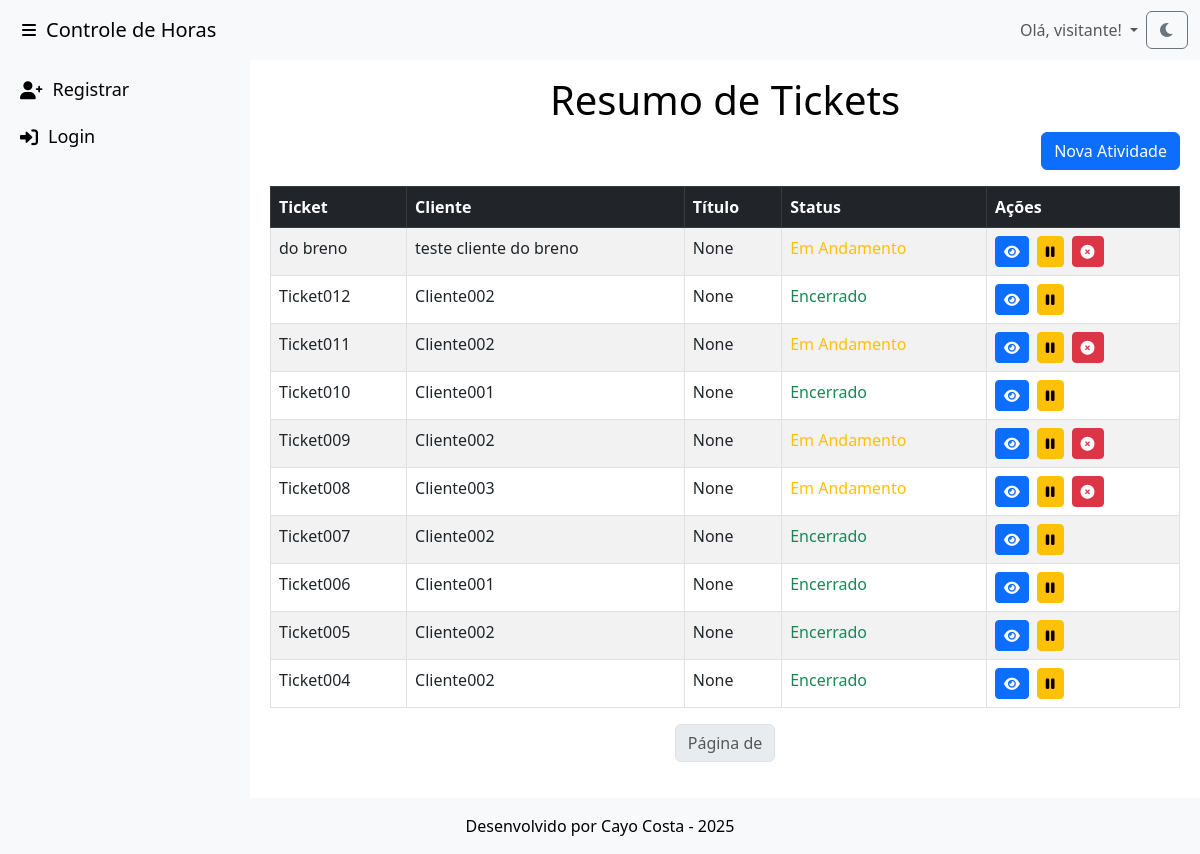
The page / on the database its author committed.
### registro_horas/models.py (models this page shows, shortened)
class BaseModel(models.Model):
    id = models.UUIDField(primary_key=True, default=uuid.uuid4, editable=False)
    ativo = models.BooleanField(default=True)
    data_de_criacao = models.DateTimeField(auto_now_add=True)
    data_de_modificacao = models.DateTimeField(auto_now=True)
    class Meta:
        abstract = True  # Define que esta classe será uma base abstrata

class Registro(BaseModel):
    data_de_inicio = models.DateField()
    hora_de_inicio = models.TimeField()
    hora_de_termino = models.TimeField(null=True, blank=True)
    horas_utilizadas = models.FloatField(null=True, blank=True)  # Altera para Float para armazenar horas como número
    hora_de_pausa = models.TimeField(blank=True, null=True)
    tempo_pausado = models.DurationField(default=timedelta(0))  # Acumula tempo de pausas
    ticket = models.CharField(max_length=255, null=True, blank=True)
    cliente = models.CharField(max_length=255, null=True, blank=True)
    titulo = models.CharField(max_length=255, null=True, blank=True)
    descricao = models.TextField(null=True, blank=True)
    class Meta:
        ordering = ['-data_de_inicio', '-hora_de_inicio']  # Ordena por data e hora de início, mais recentes primeiro

### registro_horas/views.py (the view)
# urls.py: path('', IndexView.as_view(), name='index'),
class IndexView(ListView):
    model = Registro
    template_name = 'index.html'
    context_object_name = 'page_obj'
    paginate_by = 10
    def get_queryset(self):
        return Registro.objects.order_by('-data_de_inicio', '-hora_de_inicio')

### registro_horas/templates/index.html (shortened to what this page needs)
{% extends "_base.html" %}
{% block content %}
    <h1 class="text-center">Resumo de Tickets</h1>
    <div class="text-end mb-3">
        <a href="{% url 'registrar' %}" class="btn btn-primary">Nova Atividade</a>
    </div>
    <table class="table table-bordered table-striped">
        <thead class="table-dark">
            <tr>
                <th>Ticket</th>
                <th>Cliente</th>
                <th>Título</th>
                <th>Status</th>
                <th>Ações</th>
            </tr>
        </thead>
        <tbody>
            {% for ticket in page_obj %}
                <tr>
                    <td>{{ ticket.ticket }}</td>
                    <td>{{ ticket.cliente }}</td>
                    <td>{{ ticket.titulo }}</td>
                    <td>
                        {% if not ticket.hora_de_termino %}
                            <span class="text-warning">Em Andamento</span>
                        {% else %}
                            <span class="text-success">Encerrado</span>
                        {% endif %}
                    </td>
                    <td>
                        <div class="d-flex gap-2">
                            <a href="{% url 'visualizar' ticket.id %}" class="btn btn-primary btn-sm" title="Visualizar">
                                <i class="fas fa-eye"></i>
                            </a>
                            <a href="{% url 'visualizar' ticket.id %}" class="btn btn-warning btn-sm" title="Visualizar">
                                <i class="fas fa-pause"></i>
                            </a>
                            {% if not ticket.hora_de_termino %}
                                <a href="{% url 'encerrar' ticket.id %}" class="btn btn-danger btn-sm" title="Encerrar">
                                    <i class="fas fa-times-circle"></i>
                                </a>
                            {% endif %}
                        </div>
                    </td>
                </tr>
            {% empty %}
                <tr>
                    <td colspan="5" class="text-center">Nenhum ticket registrado.</td>
                </tr>
            {% endfor %}
        </tbody>
    </table>
    <nav>
        <ul class="pagination justify-content-center">
            <li class="page-item disabled">
                <span class="page-link">Página {{ page_obj.number }} de {{ page_obj.paginator.num_pages }}</span>
            </li>
        </ul>
    </nav>
{% endblock %}

### app/template/_base.html (shortened to what this page needs)
{% load static %}
<!DOCTYPE html>
<html lang="en">
<head>
    <link href="https://cdn.jsdelivr.net/npm/bootstrap@5.3.0/dist/css/bootstrap.min.css" rel="stylesheet">
    <link href="https://cdnjs.cloudflare.com/ajax/libs/font-awesome/6.0.0-beta3/css/all.min.css" rel="stylesheet">
    <link rel="stylesheet" href="{% static 'css/style.css' %}">
</head>
<body>
    {% include '_menu.html' %}
    <div id="content">
        {% block content %}{% endblock %}
    </div>
    {% include '_footer.html' %}
</body>
</html>

### app/template/_menu.html (shortened to what this page needs)
{% load static %}
<nav id="navheader" class="navbar navbar-expand-lg navbar-light bg-light">
    <div class="container-fluid">
        <div class="toggle-sidebar text-end">
            <i class="fas fa-bars"></i>
        </div>
        <a class="navbar-brand" href="#">Controle de Horas</a>
        <div class="collapse navbar-collapse" id="navbarNav">
            <ul class="navbar-nav ms-auto">
                <li class="nav-item dropdown">
                    <a class="nav-link dropdown-toggle" href="#" id="userDropdown" role="button"
                        data-bs-toggle="dropdown" aria-expanded="false">
                        {% if user.is_authenticated %}
                            Olá, {{ user.username }}
                        {% else %}
                            Olá, visitante!
                        {% endif %}
                    </a>
                </li>
            </ul>
        </div>
        <button id="theme-toggle" class="btn btn-outline-secondary" aria-label="Alternar tema">
            <i id="theme-icon" class="fas fa-moon"></i>
        </button>
    </div>
</nav>
<div id="sidebar" class="d-flex flex-column">
    {% if user.is_authenticated %}
        <a href="#" class="nav-link">
            <i class="fas fa-home"></i> <span>Home</span>
        </a>
        <a href="{% url 'nome_da_url' %}" class="nav-link">
            <i class="fas fa-plus-circle"></i> <span>Novo Registro</span>
        </a>
    {% else %}
        <a href="#" class="nav-link">
            <i class="fas fa-user-plus"></i> <span>Registrar</span>
        </a>
        <a href="#" class="nav-link">
            <i class="fas fa-sign-in-alt"></i> <span>Login</span>
        </a>
    {% endif %}
</div>

### app/template/_footer.html
{% load static %}
<footer id="footer" class="bg-light text-center py-3">
    <p class="mb-0">Desenvolvido por Cayo Costa - <span id="year"></span></p>
</footer>

### app/template/_scripts.html (shortened to what this page needs)
{% load static %}

### app/static/css/style.css (style rules this page uses)
body { background-color: #ffffff; color: #000000; }
a { color: #007bff; text-decoration: none; }
#navheader { background-color: #f8f9fa !important; color: #000000; }
#sidebar { background-color: #f8f9fa; color: #000000; }
#sidebar .nav-link { color: #000000; }
body { display: flex; flex-direction: column; height: 100vh; margin: 0; }
#navheader { position: fixed; top: 0; width: 100%; z-index: 1030; }
#sidebar { width: 250px; padding: 10px; position: fixed; top: 56px; bottom: 0; overflow-y: auto; transition: width 0.3s; display: flex; flex-direction: column; align-items: flex-start; }
#sidebar .nav-link { font-size: 18px; display: flex; align-items: center; width: 100%; padding: 10px; text-decoration: none; transition: background-color 0.3s; }
#sidebar .nav-link i { margin-right: 10px; }
#content { margin-left: 250px; padding: 20px; margin-top: 56px; overflow-y: auto; flex: 1; transition: margin-left 0.3s; }
.toggle-sidebar { cursor: pointer; padding: 10px; }
footer { background-color: #f8f9fa; color: #000000; text-align: center; padding: 1rem; position: relative; bottom: 0; width: 100%; }

### rows shown on the page
Registro: ticket "do breno", cliente "teste cliente do breno", titulo "None", shows "Em Andamento"
Registro: ticket "Ticket012", cliente "Cliente002", titulo "None", hora_de_termino "Encerrado"
Registro: ticket "Ticket011", cliente "Cliente002", titulo "None", shows "Em Andamento"
Registro: ticket "Ticket010", cliente "Cliente001", titulo "None", hora_de_termino "Encerrado"
Registro: ticket "Ticket009", cliente "Cliente002", titulo "None", shows "Em Andamento"
Registro: ticket "Ticket008", cliente "Cliente003", titulo "None", shows "Em Andamento"
Registro: ticket "Ticket007", cliente "Cliente002", titulo "None", hora_de_termino "Encerrado"
Registro: ticket "Ticket006", cliente "Cliente001", titulo "None", hora_de_termino "Encerrado"
Registro: ticket "Ticket005", cliente "Cliente002", titulo "None", hora_de_termino "Encerrado"
Registro: ticket "Ticket004", cliente "Cliente002", titulo "None", hora_de_termino "Encerrado"
